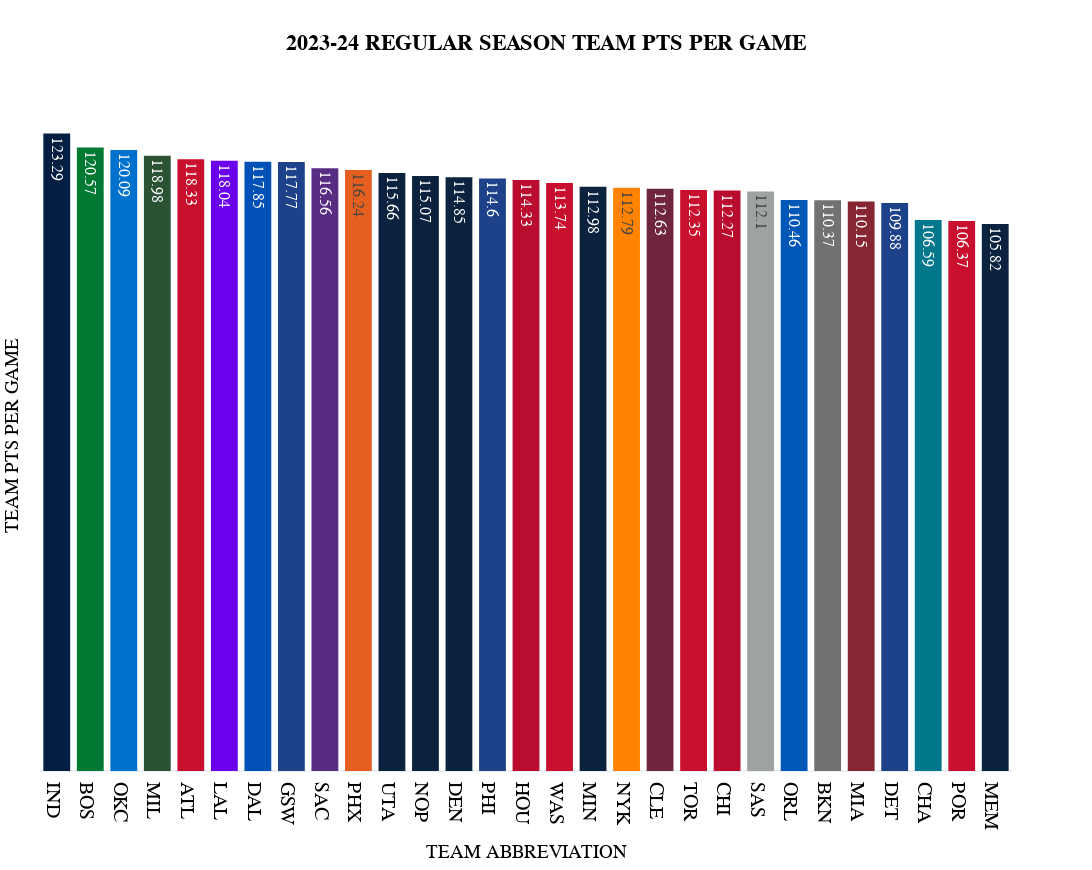

Write notebook code for a chart like this one.
### Code cell
fig = px.histogram(
  df_final.sort_values(by=sort_category, ascending=False), 
  x="TEAM ABBREVIATION", 
  y="{}".format(sort_category),
  color='TEAM_NAME',
  color_discrete_map=team_color_dict,    
  text_auto=True, 
  title="<b>2023-24 REGULAR SEASON TEAM {} PER GAME</b>".format(sort_category.replace('_', ' ')),
  template="plotly_white",
  hover_data=['TEAM_NAME', 'GP', 'W', 'L', 'MIN', 'FGM', 'FGMX', 'FGA',
       'FG_PCT', 'FG2M', 'FG2A','FG2_PCT', 'FG3M', 'FG3MX', 'FG3A', 'FG3_PCT', 'FTM', 'FTA', 'FT_PCT', 'OREB',
       'DREB', 'REB', 'AST', 'TOV', 'STL', 'BLK', 'BLKA', 'PF', 'PFD', 'PTS','PLUS_MINUS','Season'], 
  height=870, 
  width=1750,
  )

fig.update_layout(
    title_x=0.5,
    hoverlabel=dict(
        bgcolor="white",
        font_size=15,
        font_family="PT Sans Narrow"
    ),
    yaxis = dict(tickfont = dict(size=35)),
    xaxis = dict(tickfont = dict(size=20)),
    font=dict(
        family="PT Sans Narrow",
        size=16,
        color="Black"
    ),
    title_font_family="PT Sans Narrow",
    showlegend=False,
    yaxis_title="TEAM {} PER GAME".format(sort_category.replace('_', ' ')),
    margin=dict(l=30),
)

fig.update_yaxes(showticklabels=False,showgrid=False)


fig

### Figure 1 — Plotly figure (JSON) as saved in the notebook; plotly's stock layout.template omitted (floating-point values rounded to 4 significant figures)
{"data": [{"alignmentgroup": "True", "bingroup": "x", "histfunc": "sum", "hovertemplate": "TEAM_NAME=Indiana Pacers<br>TEAM ABBREVIATION=%{x}<br>sum of PTS=%{y}<extra></extra>", "legendgroup": "Indiana Pacers", "marker": {"color": "#041E42", "pattern": {"shape": ""}}, "name": "Indiana Pacers", "offsetgroup": "Indiana Pacers", "orientation": "v", "showlegend": true, "texttemplate": "%{value}", "type": "histogram", "x": ["IND"], "xaxis": "x", "y": [123.3], "yaxis": "y"}, {"alignmentgroup": "True", "bingroup": "x", "histfunc": "sum", "hovertemplate": "TEAM_NAME=Boston Celtics<br>TEAM ABBREVIATION=%{x}<br>sum of PTS=%{y}<extra></extra>", "legendgroup": "Boston Celtics", "marker": {"color": "#007A33", "pattern": {"shape": ""}}, "name": "Boston Celtics", "offsetgroup": "Boston Celtics", "orientation": "v", "showlegend": true, "texttemplate": "%{value}", "type": "histogram", "x": ["BOS"], "xaxis": "x", "y": [120.6], "yaxis": "y"}, {"alignmentgroup": "True", "bingroup": "x", "histfunc": "sum", "hovertemplate": "TEAM_NAME=Oklahoma City Thunder<br>TEAM ABBREVIATION=%{x}<br>sum of PTS=%{y}<extra></extra>", "legendgroup": "Oklahoma City Thunder", "marker": {"color": "#0072CE", "pattern": {"shape": ""}}, "name": "Oklahoma City Thunder", "offsetgroup": "Oklahoma City Thunder", "orientation": "v", "showlegend": true, "texttemplate": "%{value}", "type": "histogram", "x": ["OKC"], "xaxis": "x", "y": [120.1], "yaxis": "y"}, {"alignmentgroup": "True", "bingroup": "x", "histfunc": "sum", "hovertemplate": "TEAM_NAME=Milwaukee Bucks<br>TEAM ABBREVIATION=%{x}<br>sum of PTS=%{y}<extra></extra>", "legendgroup": "Milwaukee Bucks", "marker": {"color": "#2C5234", "pattern": {"shape": ""}}, "name": "Milwaukee Bucks", "offsetgroup": "Milwaukee Bucks", "orientation": "v", "showlegend": true, "texttemplate": "%{value}", "type": "histogram", "x": ["MIL"], "xaxis": "x", "y": [119.0], "yaxis": "y"}, {"alignmentgroup": "True", "bingroup": "x", "histfunc": "sum", "hovertemplate": "TEAM_NAME=Atlanta Hawks<br>TEAM ABBREVIATION=%{x}<br>sum of PTS=%{y}<extra></extra>", "legendgroup": "Atlanta Hawks", "marker": {"color": "#C8102E", "pattern": {"shape": ""}}, "name": "Atlanta Hawks", "offsetgroup": "Atlanta Hawks", "orientation": "v", "showlegend": true, "texttemplate": "%{value}", "type": "histogram", "x": ["ATL"], "xaxis": "x", "y": [118.3], "yaxis": "y"}, {"alignmentgroup": "True", "bingroup": "x", "histfunc": "sum", "hovertemplate": "TEAM_NAME=Los Angeles Lakers<br>TEAM ABBREVIATION=%{x}<br>sum of PTS=%{y}<extra></extra>", "legendgroup": "Los Angeles Lakers", "marker": {"color": "#6a00ed", "pattern": {"shape": ""}}, "name": "Los Angeles Lakers", "offsetgroup": "Los Angeles Lakers", "orientation": "v", "showlegend": true, "texttemplate": "%{value}", "type": "histogram", "x": ["LAL"], "xaxis": "x", "y": [118.0], "yaxis": "y"}, {"alignmentgroup": "True", "bingroup": "x", "histfunc": "sum", "hovertemplate": "TEAM_NAME=Dallas Mavericks<br>TEAM ABBREVIATION=%{x}<br>sum of PTS=%{y}<extra></extra>", "legendgroup": "Dallas Mavericks", "marker": {"color": "#0050B5", "pattern": {"shape": ""}}, "name": "Dallas Mavericks", "offsetgroup": "Dallas Mavericks", "orientation": "v", "showlegend": true, "texttemplate": "%{value}", "type": "histogram", "x": ["DAL"], "xaxis": "x", "y": [117.8], "yaxis": "y"}, {"alignmentgroup": "True", "bingroup": "x", "histfunc": "sum", "hovertemplate": "TEAM_NAME=Golden State Warriors<br>TEAM ABBREVIATION=%{x}<br>sum of PTS=%{y}<extra></extra>", "legendgroup": "Golden State Warriors", "marker": {"color": "#1D4289", "pattern": {"shape": ""}}, "name": "Golden State Warriors", "offsetgroup": "Golden State Warriors", "orientation": "v", "showlegend": true, "texttemplate": "%{value}", "type": "histogram", "x": ["GSW"], "xaxis": "x", "y": [117.8], "yaxis": "y"}, {"alignmentgroup": "True", "bingroup": "x", "histfunc": "sum", "hovertemplate": "TEAM_NAME=Sacramento Kings<br>TEAM ABBREVIATION=%{x}<br>sum of PTS=%{y}<extra></extra>", "legendgroup": "Sacramento Kings", "marker": {"color": "#582C83", "pattern": {"shape": ""}}, "name": "Sacramento Kings", "offsetgroup": "Sacramento Kings", "orientation": "v", "showlegend": true, "texttemplate": "%{value}", "type": "histogram", "x": ["SAC"], "xaxis": "x", "y": [116.6], "yaxis": "y"}, {"alignmentgroup": "True", "bingroup": "x", "histfunc": "sum", "hovertemplate": "TEAM_NAME=Phoenix Suns<br>TEAM ABBREVIATION=%{x}<br>sum of PTS=%{y}<extra></extra>", "legendgroup": "Phoenix Suns", "marker": {"color": "#e56020", "pattern": {"shape": ""}}, "name": "Phoenix Suns", "offsetgroup": "Phoenix Suns", "orientation": "v", "showlegend": true, "texttemplate": "%{value}", "type": "histogram", "x": ["PHX"], "xaxis": "x", "y": [116.2], "yaxis": "y"}, {"alignmentgroup": "True", "bingroup": "x", "histfunc": "sum", "hovertemplate": "TEAM_NAME=Utah Jazz<br>TEAM ABBREVIATION=%{x}<br>sum of PTS=%{y}<extra></extra>", "legendgroup": "Utah Jazz", "marker": {"color": "#0C2340", "pattern": {"shape": ""}}, "name": "Utah Jazz", "offsetgroup": "Utah Jazz", "orientation": "v", "showlegend": true, "texttemplate": "%{value}", "type": "histogram", "x": ["UTA"], "xaxis": "x", "y": [115.7], "yaxis": "y"}, {"alignmentgroup": "True", "bingroup": "x", "histfunc": "sum", "hovertemplate": "TEAM_NAME=LA Clippers<br>TEAM ABBREVIATION=%{x}<br>sum of PTS=%{y}<extra></extra>", "legendgroup": "LA Clippers", "marker": {"color": "#3860C6", "pattern": {"shape": ""}}, "name": "LA Clippers", "offsetgroup": "LA Clippers", "orientation": "v", "showlegend": true, "texttemplate": "%{value}", "type": "histogram", "x": [null], "xaxis": "x", "y": [115.6], "yaxis": "y"}, {"alignmentgroup": "True", "bingroup": "x", "histfunc": "sum", "hovertemplate": "TEAM_NAME=New Orleans Pelicans<br>TEAM ABBREVIATION=%{x}<br>sum of PTS=%{y}<extra></extra>", "legendgroup": "New Orleans Pelicans", "marker": {"color": "#0C2340", "pattern": {"shape": ""}}, "name": "New Orleans Pelicans", "offsetgroup": "New Orleans Pelicans", "orientation": "v", "showlegend": true, "texttemplate": "%{value}", "type": "histogram", "x": ["NOP"], "xaxis": "x", "y": [115.1], "yaxis": "y"}, {"alignmentgroup": "True", "bingroup": "x", "histfunc": "sum", "hovertemplate": "TEAM_NAME=Denver Nuggets<br>TEAM ABBREVIATION=%{x}<br>sum of PTS=%{y}<extra></extra>", "legendgroup": "Denver Nuggets", "marker": {"color": "#0C2340", "pattern": {"shape": ""}}, "name": "Denver Nuggets", "offsetgroup": "Denver Nuggets", "orientation": "v", "showlegend": true, "texttemplate": "%{value}", "type": "histogram", "x": ["DEN"], "xaxis": "x", "y": [114.8], "yaxis": "y"}, {"alignmentgroup": "True", "bingroup": "x", "histfunc": "sum", "hovertemplate": "TEAM_NAME=Philadelphia 76ers<br>TEAM ABBREVIATION=%{x}<br>sum of PTS=%{y}<extra></extra>", "legendgroup": "Philadelphia 76ers", "marker": {"color": "#1D4289", "pattern": {"shape": ""}}, "name": "Philadelphia 76ers", "offsetgroup": "Philadelphia 76ers", "orientation": "v", "showlegend": true, "texttemplate": "%{value}", "type": "histogram", "x": ["PHI"], "xaxis": "x", "y": [114.6], "yaxis": "y"}, {"alignmentgroup": "True", "bingroup": "x", "histfunc": "sum", "hovertemplate": "TEAM_NAME=Houston Rockets<br>TEAM ABBREVIATION=%{x}<br>sum of PTS=%{y}<extra></extra>", "legendgroup": "Houston Rockets", "marker": {"color": "#BA0C2F", "pattern": {"shape": ""}}, "name": "Houston Rockets", "offsetgroup": "Houston Rockets", "orientation": "v", "showlegend": true, "texttemplate": "%{value}", "type": "histogram", "x": ["HOU"], "xaxis": "x", "y": [114.3], "yaxis": "y"}, {"alignmentgroup": "True", "bingroup": "x", "histfunc": "sum", "hovertemplate": "TEAM_NAME=Washington Wizards<br>TEAM ABBREVIATION=%{x}<br>sum of PTS=%{y}<extra></extra>", "legendgroup": "Washington Wizards", "marker": {"color": "#C8102E", "pattern": {"shape": ""}}, "name": "Washington Wizards", "offsetgroup": "Washington Wizards", "orientation": "v", "showlegend": true, "texttemplate": "%{value}", "type": "histogram", "x": ["WAS"], "xaxis": "x", "y": [113.7], "yaxis": "y"}, {"alignmentgroup": "True", "bingroup": "x", "histfunc": "sum", "hovertemplate": "TEAM_NAME=Minnesota Timberwolves<br>TEAM ABBREVIATION=%{x}<br>sum of PTS=%{y}<extra></extra>", "legendgroup": "Minnesota Timberwolves", "marker": {"color": "#0C2340", "pattern": {"shape": ""}}, "name": "Minnesota Timberwolves", "offsetgroup": "Minnesota Timberwolves", "orientation": "v", "showlegend": true, "texttemplate": "%{value}", "type": "histogram", "x": ["MIN"], "xaxis": "x", "y": [113.0], "yaxis": "y"}, {"alignmentgroup": "True", "bingroup": "x", "histfunc": "sum", "hovertemplate": "TEAM_NAME=New York Knicks<br>TEAM ABBREVIATION=%{x}<br>sum of PTS=%{y}<extra></extra>", "legendgroup": "New York Knicks", "marker": {"color": "#FF8200", "pattern": {"shape": ""}}, "name": "New York Knicks", "offsetgroup": "New York Knicks", "orientation": "v", "showlegend": true, "texttemplate": "%{value}", "type": "histogram", "x": ["NYK"], "xaxis": "x", "y": [112.8], "yaxis": "y"}, {"alignmentgroup": "True", "bingroup": "x", "histfunc": "sum", "hovertemplate": "TEAM_NAME=Cleveland Cavaliers<br>TEAM ABBREVIATION=%{x}<br>sum of PTS=%{y}<extra></extra>", "legendgroup": "Cleveland Cavaliers", "marker": {"color": "#6F263D", "pattern": {"shape": ""}}, "name": "Cleveland Cavaliers", "offsetgroup": "Cleveland Cavaliers", "orientation": "v", "showlegend": true, "texttemplate": "%{value}", "type": "histogram", "x": ["CLE"], "xaxis": "x", "y": [112.6], "yaxis": "y"}, {"alignmentgroup": "True", "bingroup": "x", "histfunc": "sum", "hovertemplate": "TEAM_NAME=Toronto Raptors<br>TEAM ABBREVIATION=%{x}<br>sum of PTS=%{y}<extra></extra>", "legendgroup": "Toronto Raptors", "marker": {"color": "#C8102E", "pattern": {"shape": ""}}, "name": "Toronto Raptors", "offsetgroup": "Toronto Raptors", "orientation": "v", "showlegend": true, "texttemplate": "%{value}", "type": "histogram", "x": ["TOR"], "xaxis": "x", "y": [112.3], "yaxis": "y"}, {"alignmentgroup": "True", "bingroup": "x", "histfunc": "sum", "hovertemplate": "TEAM_NAME=Chicago Bulls<br>TEAM ABBREVIATION=%{x}<br>sum of PTS=%{y}<extra></extra>", "legendgroup": "Chicago Bulls", "marker": {"color": "#BA0C2F", "pattern": {"shape": ""}}, "name": "Chicago Bulls", "offsetgroup": "Chicago Bulls", "orientation": "v", "showlegend": true, "texttemplate": "%{value}", "type": "histogram", "x": ["CHI"], "xaxis": "x", "y": [112.3], "yaxis": "y"}, {"alignmentgroup": "True", "bingroup": "x", "histfunc": "sum", "hovertemplate": "TEAM_NAME=San Antonio Spurs<br>TEAM ABBREVIATION=%{x}<br>sum of PTS=%{y}<extra></extra>", "legendgroup": "San Antonio Spurs", "marker": {"color": "#9EA2A2", "pattern": {"shape": ""}}, "name": "San Antonio Spurs", "offsetgroup": "San Antonio Spurs", "orientation": "v", "showlegend": true, "texttemplate": "%{value}", "type": "histogram", "x": ["SAS"], "xaxis": "x", "y": [112.1], "yaxis": "y"}, {"alignmentgroup": "True", "bingroup": "x", "histfunc": "sum", "hovertemplate": "TEAM_NAME=Orlando Magic<br>TEAM ABBREVIATION=%{x}<br>sum of PTS=%{y}<extra></extra>", "legendgroup": "Orlando Magic", "marker": {"color": "#0057B7", "pattern": {"shape": ""}}, "name": "Orlando Magic", "offsetgroup": "Orlando Magic", "orientation": "v", "showlegend": true, "texttemplate": "%{value}", "type": "histogram", "x": ["ORL"], "xaxis": "x", "y": [110.5], "yaxis": "y"}, {"alignmentgroup": "True", "bingroup": "x", "histfunc": "sum", "hovertemplate": "TEAM_NAME=Brooklyn Nets<br>TEAM ABBREVIATION=%{x}<br>sum of PTS=%{y}<extra></extra>", "legendgroup": "Brooklyn Nets", "marker": {"color": "#707372", "pattern": {"shape": ""}}, "name": "Brooklyn Nets", "offsetgroup": "Brooklyn Nets", "orientation": "v", "showlegend": true, "texttemplate": "%{value}", "type": "histogram", "x": ["BKN"], "xaxis": "x", "y": [110.4], "yaxis": "y"}, {"alignmentgroup": "True", "bingroup": "x", "histfunc": "sum", "hovertemplate": "TEAM_NAME=Miami Heat<br>TEAM ABBREVIATION=%{x}<br>sum of PTS=%{y}<extra></extra>", "legendgroup": "Miami Heat", "marker": {"color": "#862633", "pattern": {"shape": ""}}, "name": "Miami Heat", "offsetgroup": "Miami Heat", "orientation": "v", "showlegend": true, "texttemplate": "%{value}", "type": "histogram", "x": ["MIA"], "xaxis": "x", "y": [110.2], "yaxis": "y"}, {"alignmentgroup": "True", "bingroup": "x", "histfunc": "sum", "hovertemplate": "TEAM_NAME=Detroit Pistons<br>TEAM ABBREVIATION=%{x}<br>sum of PTS=%{y}<extra></extra>", "legendgroup": "Detroit Pistons", "marker": {"color": "#1D4289", "pattern": {"shape": ""}}, "name": "Detroit Pistons", "offsetgroup": "Detroit Pistons", "orientation": "v", "showlegend": true, "texttemplate": "%{value}", "type": "histogram", "x": ["DET"], "xaxis": "x", "y": [109.9], "yaxis": "y"}, {"alignmentgroup": "True", "bingroup": "x", "histfunc": "sum", "hovertemplate": "TEAM_NAME=Charlotte Hornets<br>TEAM ABBREVIATION=%{x}<br>sum of PTS=%{y}<extra></extra>", "legendgroup": "Charlotte Hornets", "marker": {"color": "#00778B", "pattern": {"shape": ""}}, "name": "Charlotte Hornets", "offsetgroup": "Charlotte Hornets", "orientation": "v", "showlegend": true, "texttemplate": "%{value}", "type": "histogram", "x": ["CHA"], "xaxis": "x", "y": [106.6], "yaxis": "y"}, {"alignmentgroup": "True", "bingroup": "x", "histfunc": "sum", "hovertemplate": "TEAM_NAME=Portland Trail Blazers<br>TEAM ABBREVIATION=%{x}<br>sum of PTS=%{y}<extra></extra>", "legendgroup": "Portland Trail Blazers", "marker": {"color": "#C8102E", "pattern": {"shape": ""}}, "name": "Portland Trail Blazers", "offsetgroup": "Portland Trail Blazers", "orientation": "v", "showlegend": true, "texttemplate": "%{value}", "type": "histogram", "x": ["POR"], "xaxis": "x", "y": [106.4], "yaxis": "y"}, {"alignmentgroup": "True", "bingroup": "x", "histfunc": "sum", "hovertemplate": "TEAM_NAME=Memphis Grizzlies<br>TEAM ABBREVIATION=%{x}<br>sum of PTS=%{y}<extra></extra>", "legendgroup": "Memphis Grizzlies", "marker": {"color": "#0C2340", "pattern": {"shape": ""}}, "name": "Memphis Grizzlies", "offsetgroup": "Memphis Grizzlies", "orientation": "v", "showlegend": true, "texttemplate": "%{value}", "type": "histogram", "x": ["MEM"], "xaxis": "x", "y": [105.8], "yaxis": "y"}], "layout": {"barmode": "relative", "font": {"color": "Black", "family": "PT Sans Narrow", "size": 16}, "height": 870, "hoverlabel": {"bgcolor": "white", "font": {"family": "PT Sans Narrow", "size": 15}}, "legend": {"title": {"text": "TEAM_NAME"}, "tracegroupgap": 0}, "margin": {"l": 30}, "showlegend": false, "title": {"font": {"family": "PT Sans Narrow"}, "text": "<b>2023-24 REGULAR SEASON TEAM PTS PER GAME</b>", "x": 0.5}, "width": 1750, "xaxis": {"anchor": "y", "domain": [0, 1], "tickfont": {"size": 20}, "title": {"text": "TEAM ABBREVIATION"}}, "yaxis": {"anchor": "x", "domain": [0, 1], "showgrid": false, "showticklabels": false, "tickfont": {"size": 35}, "title": {"text": "TEAM PTS PER GAME"}}}}
